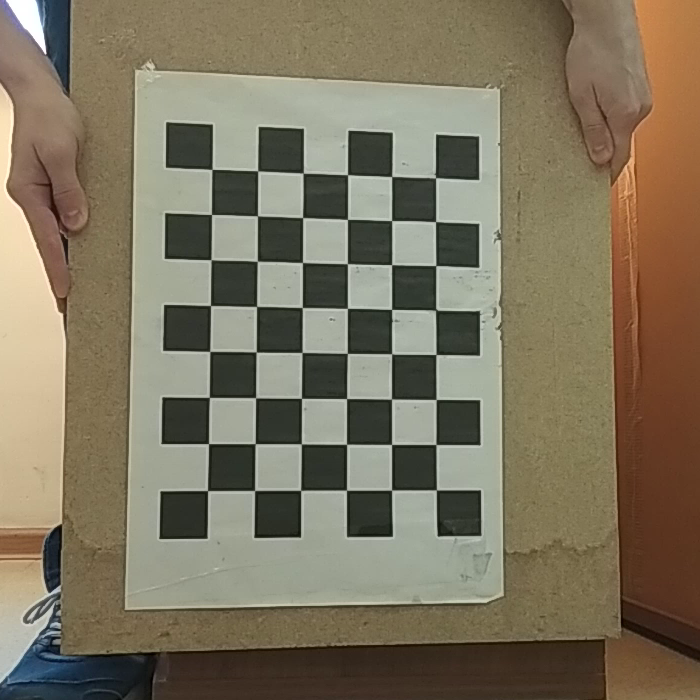
#> input picture Registration/Test Sequence/001.png, 700 x 700 px; its folder holds 4 pictures in this run; the run also reads 1 picture not shown here
$ python 'test 0 - release (ORB).py'
#> lines starting #> are read from the running program, lines starting #| are printed output that depends on the picture
import cv2
import os
import numpy as np
from os import listdir
from os.path import isfile, join

#задаём путь к файлам
pathIn  = "Test Sequence/"             #откуда брать файлы
pathOut = "Test Sequence Out/test0 - ORB/"         #куда сохранять файлы
files = [f for f in listdir(pathIn) if isfile(join(pathIn, f))]         #сами картинки
if not os.path.exists(pathOut):    os.makedirs(pathOut)                 #создать путь, если ещё нет

#задаём эталон
ref = cv2.imread(join(pathIn, files[0]))
#> ref is the input picture: shape (700, 700, 3); mean B, G, R 95.1, 116.4, 126
ref = cv2.cvtColor(ref, cv2.COLOR_BGR2GRAY)
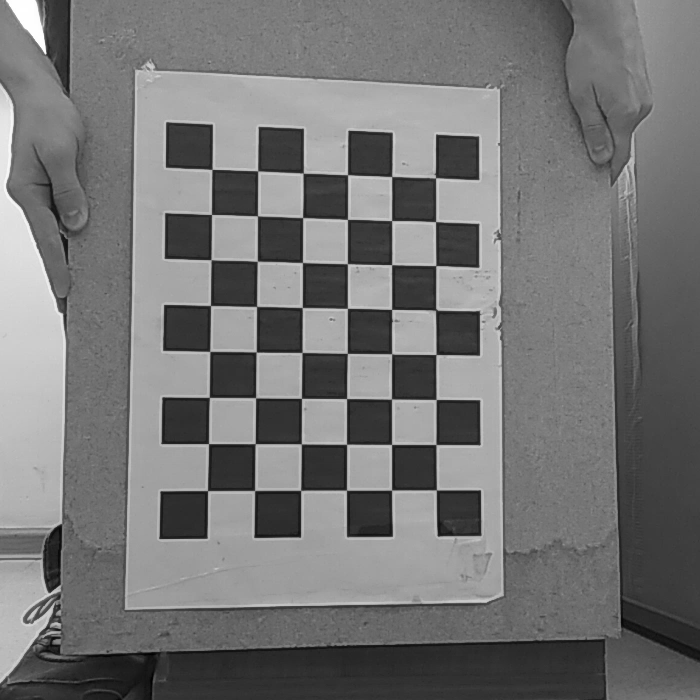
#> ref: shape (700, 700); min 1, max 255, mean 116.7

#PROCESS OF CONVERTION
#обрабатываем картинки каждый раз разным количеством контрольных точек
k = 100                                                                  #Начальное количество точек
sko_arr = [None] * (len(files)-1)
sko = 0
while k <= 100000:                                                      #Конечное количество точек
    for i in range(1,len(files)-1):
        #задаём объект для обработки
        mov = cv2.imread(join(pathIn,files[i]))
        mov = cv2.cvtColor(mov, cv2.COLOR_RGB2GRAY)
#> mov: shape (700, 700)

        #поиск контрольных точек и дескрипторов - ORB
        orb = cv2.ORB_create(k)
        kp1, des1 = orb.detectAndCompute(mov, None)
#> kp1 = 100 keypoints; strongest (x, y, size): (49, 591, 31), (49, 589, 37.2), (305, 175, 37.2), (439, 534, 31)
        kp2, des2 = orb.detectAndCompute(ref, None)
#> kp2 = 100 keypoints; strongest (x, y, size): (49, 591, 31), (49, 589, 37.2), (438, 401, 31), (390, 492, 31)

        #сопоставление точек - по дескрипторам
        matcher = cv2.DescriptorMatcher_create(cv2.DESCRIPTOR_MATCHER_BRUTEFORCE_HAMMING)
        matches = matcher.match(des1, des2, None)
#> matches = 100 matches
        matches = sorted(matches, key = lambda x:x.distance)

        #отсев плохих точек RANSAC
        points1 = np.zeros((len(matches), 2), dtype=np.float32)
#> points1 = 100 pairs, first value 0 to 0, second value 0 to 0
        points2 = np.zeros((len(matches), 2), dtype=np.float32)
#> points2 = 100 pairs, first value 0 to 0, second value 0 to 0
        for j , match in enumerate(matches):
            points1[j, :] = kp1[match.queryIdx].pt
            points2[j, :] = kp2[match.trainIdx].pt
#> this loop made 100 passes
#> after the loop, points1 = 100 pairs, first value 45 to 480, second value 52 to 591; points2 = 100 pairs, first value 45 to 479, second value 52 to 591
        h, mask = cv2.findHomography(points1, points2, cv2.RANSAC)
#> h = [[0.999, 0.000609, -0.238], [-0.0013, 1, 0.418], [-2.92e-06, 5.97e-07, 1]]; mask = 100 values, max 1 at index 0, min 0 at index 35, mean 0.81

        #преобразование - Perspective
        height, width = ref.shape
#> height = 700; width = 700
        out = cv2.warpPerspective(mov, h, (width, height))

        #сохранить картикну
        savePath = pathOut+"Test["+str(k)+"]/"
        if not os.path.exists(savePath):    os.makedirs(savePath)
        cv2.imwrite(savePath+files[i],out)

        #среднее СКО k-ой последовательности
        sko_arr[i-1] = np.sum((out.astype("float") - ref.astype("float")) ** 2)
        sko_arr[i-1] /= float(ref.shape[0] * ref.shape[1])
        sko += sko_arr[i-1]
#> sko = 64.72
    sko = sko/50
    print ("[ORB] среднее СКО последовательности от", k, "точек:", sko)
    sko = 0
    k *= 2                                    #Шаг увеличения количества точек
#вывод примера на экран
img3 = cv2.drawMatches(mov, kp1, ref, kp2, matches[:20], None)
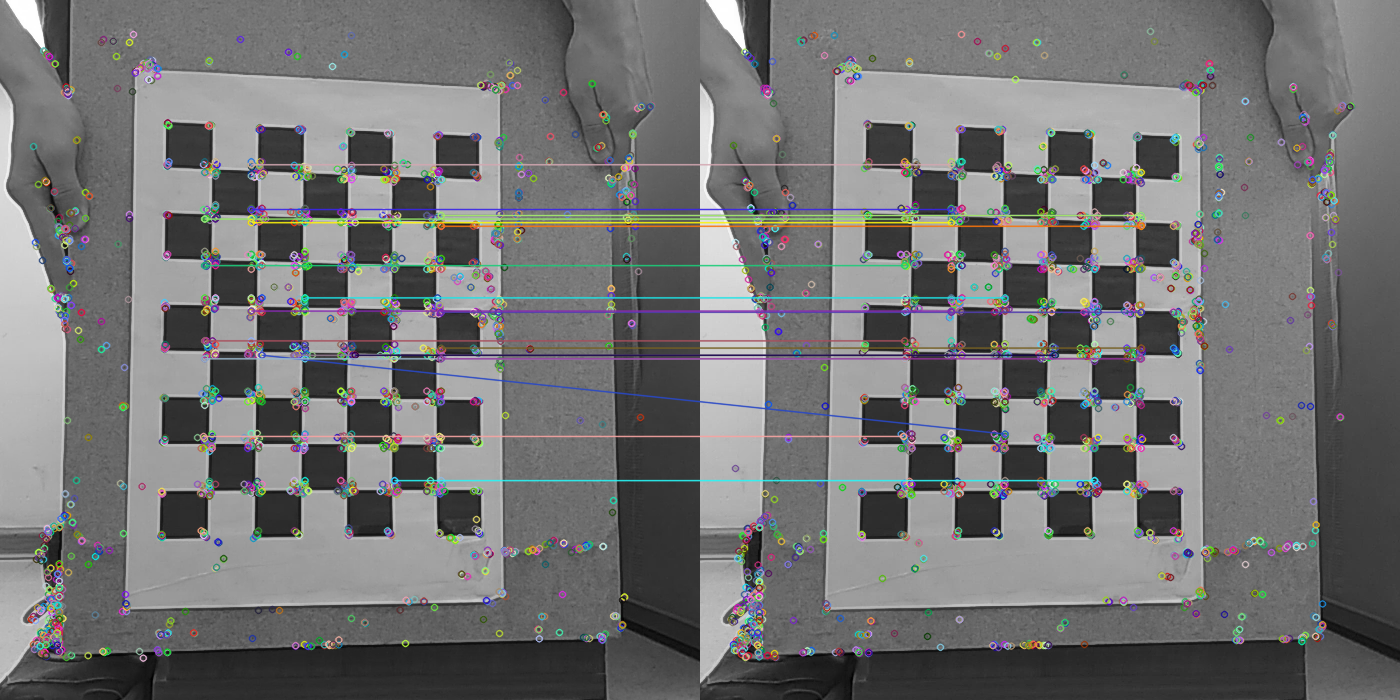
#> img3: shape (700, 1400, 3); mean B, G, R 115.4, 115.3, 115.1
#img3 = cv2.resize(img3, (700, 350))
#out = cv2.resize(out, (350, 350))
cv2.imshow("Keypoint matches ORB", img3)
cv2.imshow("Registered image ORB", out)
cv2.waitKey(0)
